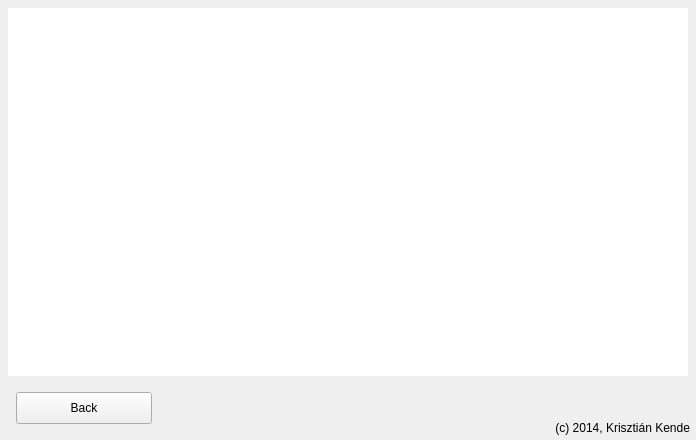
    <widget class="QWidget" name="licensepanel" native="true">
     <property name="geometry">
      <rect>
       <x>697</x>
       <y>1344</y>
       <width>696</width>
       <height>440</height>
      </rect>
     </property>
     <property name="autoFillBackground">
      <bool>true</bool>
     </property>
     <widget class="QTextBrowser" name="license">
      <property name="geometry">
       <rect>
        <x>8</x>
        <y>8</y>
        <width>680</width>
        <height>368</height>
       </rect>
      </property>
      <property name="focusPolicy">
       <enum>Qt::NoFocus</enum>
      </property>
      <property name="acceptDrops">
       <bool>false</bool>
      </property>
      <property name="frameShape">
       <enum>QFrame::NoFrame</enum>
      </property>
      <property name="lineWrapMode">
       <enum>QTextEdit::NoWrap</enum>
      </property>
      <property name="textInteractionFlags">
       <set>Qt::NoTextInteraction</set>
      </property>
     </widget>
     <widget class="QLabel" name="label_37">
      <property name="geometry">
       <rect>
        <x>390</x>
        <y>416</y>
        <width>300</width>
        <height>24</height>
       </rect>
      </property>
      <property name="text">
       <string notr="true">(c) 2014, Krisztián Kende</string>
      </property>
      <property name="alignment">
       <set>Qt::AlignRight|Qt::AlignTrailing|Qt::AlignVCenter</set>
      </property>
     </widget>
     <widget class="QPushButton" name="licenseback">
      <property name="geometry">
       <rect>
        <x>16</x>
        <y>392</y>
        <width>136</width>
        <height>32</height>
       </rect>
      </property>
      <property name="cursor">
       <cursorShape>PointingHandCursor</cursorShape>
      </property>
      <property name="text">
       <string>Back</string>
      </property>
      <property name="icon">
       <iconset resource="resedit.qrc">
        <normaloff>:/pictures/back.png</normaloff>:/pictures/back.png</iconset>
      </property>
      <property name="iconSize">
       <size>
        <width>13</width>
        <height>13</height>
       </size>
      </property>
     </widget>
    </widget>
